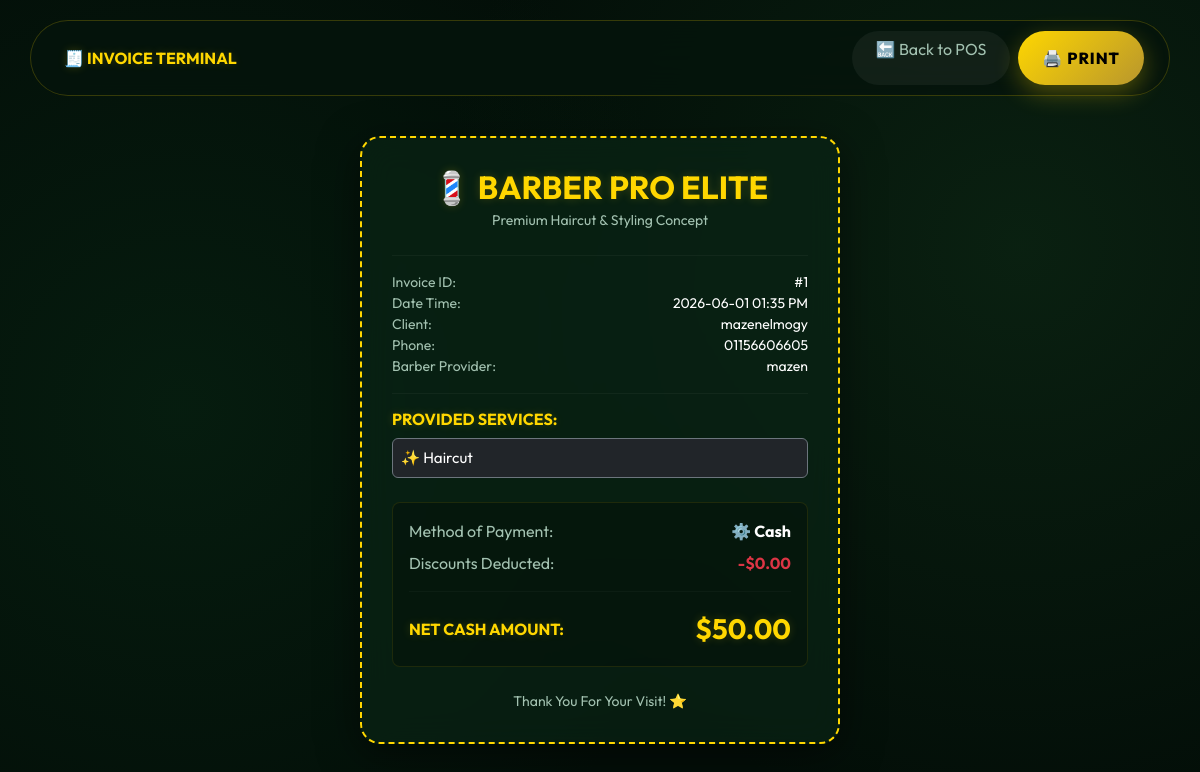
The app's page /receipt/1 (signed in) with its own data.
### app.py (models this page shows)
class Transaction(db.Model):
    id = db.Column(db.Integer, primary_key=True)
    name = db.Column(db.String(100), nullable=False)
    phone = db.Column(db.String(20))
    total_price = db.Column(db.Float)
    timestamp = db.Column(db.DateTime, default=datetime.now)
    client_id = db.Column(db.Integer, db.ForeignKey('client.id'), nullable=True)
    barber_id = db.Column(db.Integer, db.ForeignKey('barber.id'), nullable=True)
    barber_cut = db.Column(db.Float, default=0.0)
    barber = db.relationship('Barber', backref='transactions')
    payment_method = db.Column(db.String(20), default='Cash')
    discount = db.Column(db.Float, default=0.0)
    photo_filename = db.Column(db.String(255), nullable=True)
    products_list = db.relationship('TransactionProduct', backref='transaction', lazy=True, cascade="all, delete-orphan")
    services_list = db.relationship('TransactionService', backref='transaction', lazy=True, cascade="all, delete-orphan")
    @property
    def services(self):
        return ", ".join([ts.service_name for ts in self.services_list])

class Barber(db.Model):
    id = db.Column(db.Integer, primary_key=True)
    name = db.Column(db.String(100), nullable=False)
    commission_type = db.Column(db.String(20), default='percentage')
    commission_value = db.Column(db.Float, default=0.0)
    total_paid = db.Column(db.Float, default=0.0)
    balance = db.Column(db.Float, default=0.0)

class TransactionService(db.Model):
    id = db.Column(db.Integer, primary_key=True)
    transaction_id = db.Column(db.Integer, db.ForeignKey('transaction.id'), nullable=False)
    service_id = db.Column(db.Integer, db.ForeignKey('service.id'), nullable=True)
    service_name = db.Column(db.String(100), nullable=False)
    price_charged = db.Column(db.Float, nullable=False)

### app.py (the view)
@app.route('/receipt/<int:tx_id>')
@login_required
def receipt(tx_id):
    tx = Transaction.query.get_or_404(tx_id)
    return render_template('receipt.html', tx=tx)

### app.py (called while the page is built, shortened)
@login_manager.user_loader
def load_user(user_id):
    return User.query.get(int(user_id))

@app.context_processor
def inject_translations():
    lang = session.get('lang', 'en')
    translations = {}
    def t(key, default_english):
        return translations.get(key, default_english)
    return dict(t=t, current_lang=lang)

@app.context_processor
def inject_global_data():
    lang = session.get('lang', 'en')
    translations = {}
    def t(key, default_english):
        return translations.get(key, default_english)
    low_stock_count = 0
    if current_user.is_authenticated and current_user.role == 'owner':
        low_stock_count = Product.query.filter(Product.is_active == True, Product.stock <= Product.low_stock_threshold).count()
    return dict(t=t, current_lang=lang, low_stock_count=low_stock_count)

### templates/receipt.html (shortened to what this page needs)
<!DOCTYPE html>
<html lang="en">
<head>
    <link href="https://cdn.jsdelivr.net/npm/bootstrap@5.3.0/dist/css/bootstrap.min.css" rel="stylesheet">
    <link rel="stylesheet" href="{{ url_for('static', filename='style.css') }}">
</head>
<body>
    <nav class="navbar floating-nav sticky-top d-flex justify-content-between align-items-center">
        <span class="text-gold fw-bold ms-2">🧾 INVOICE TERMINAL</span>
        <div class="d-flex gap-2">
            <a href="/cashier" class="btn btn-outline-light rounded-pill px-4 border-0 text-sage" style="background: rgba(255,255,255,0.05);">🔙 Back to POS</a>
            <button onclick="window.print()" class="btn btn-gold rounded-pill px-4">🖨️ Print</button>
        </div>
    </nav>
    <div class="container">
        <div class="luxury-card receipt-box text-center">
            <h2 class="text-gold fw-bold mb-1">💈 BARBER PRO ELITE</h2>
            <p class="text-sage small mb-4">Premium Haircut & Styling Concept</p>
            <hr style="border-color: rgba(255,255,255,0.15);">
            <div class="text-start my-3 small">
                <div class="d-flex justify-content-between text-white"><span class="text-sage">Invoice ID:</span> <span>#{{ tx.id }}</span></div>
                <div class="d-flex justify-content-between text-white"><span class="text-sage">Date Time:</span> <span>{{ tx.timestamp.strftime('%Y-%m-%d %I:%M %p') }}</span></div>
                <div class="d-flex justify-content-between text-white"><span class="text-sage">Client:</span> <span>{{ tx.name }}</span></div>
                <div class="d-flex justify-content-between text-white"><span class="text-sage">Phone:</span> <span>{{ tx.phone }}</span></div>
                <div class="d-flex justify-content-between text-white"><span class="text-sage">Barber Provider:</span> <span>{{ tx.barber.name if tx.barber else 'N/A' }}</span></div>
            </div>
            <hr style="border-color: rgba(255,255,255,0.15);">
            <h6 class="text-gold text-start fw-bold mb-2">PROVIDED SERVICES:</h6>
            <div class="text-start text-white bg-dark p-2 rounded border border-secondary mb-4" style="font-size: 0.95rem;">
                ✨ {{ tx.services }}
            </div>
            <div class="p-3 my-3 rounded-3" style="background: rgba(0,0,0,0.25); border: 1px solid rgba(255,215,0,0.1);">
                <div class="d-flex justify-content-between mb-2">
                    <span class="text-sage">Method of Payment:</span>
                    <span class="text-white fw-bold">⚙️ {{ tx.payment_method }}</span>
                </div>
                <div class="d-flex justify-content-between mb-2">
                    <span class="text-sage">Discounts Deducted:</span>
                    <span class="text-danger fw-bold">-${{ "%.2f"|format(tx.discount or 0.0) }}</span>
                </div>
                <hr style="border-color: rgba(255,255,255,0.1);">
                <div class="d-flex justify-content-between align-items-center">
                    <span class="text-gold fw-bold">NET CASH AMOUNT:</span>
                    <span class="text-gold fw-bold fs-3">${{ "%.2f"|format(tx.total_price) }}</span>
                </div>
            </div>
            <p class="text-sage small text-center mt-4 mb-0">Thank You For Your Visit! ⭐</p>
        </div>
    </div>
</body>
</html>

### static/style.css (style rules this page uses)
:root { --bg-deep: #030e08; --card-bg: rgba(10, 38, 22, 0.65); --gold-bright: #FFD700; --gold-dark: #b8962d; --text-pure: #FFFFFF; --text-sage: #A3C2B1; --neon-glow: rgba(255, 215, 0, 0.3); --border-color: rgba(255, 215, 0, 0.15); }
body { background-color: var(--bg-deep); background-image: radial-gradient(circle at 15% 50%, rgba(10, 50, 25, 0.4), transparent 50%), radial-gradient(circle at 85% 30%, rgba(20, 60, 30, 0.4), transparent 50%); color: var(--text-pure); font-family: 'Outfit', sans-serif; min-height: 100vh; }
.luxury-card { background: var(--card-bg); backdrop-filter: blur(16px); -webkit-backdrop-filter: blur(16px); border: 1px solid var(--border-color); border-radius: 20px; padding: 28px; box-shadow: 0 10px 40px rgba(0, 0, 0, 0.5); transition: all 0.4s cubic-bezier(0.175, 0.885, 0.32, 1.275); }
.text-gold { color: var(--gold-bright) !important; text-shadow: 0 0 10px rgba(255, 215, 0, 0.2); }
.text-sage { color: var(--text-sage) !important; }
.btn-gold { background: linear-gradient(135deg, var(--gold-bright) 0%, var(--gold-dark) 100%) !important; color: #000000 !important; font-weight: 800 !important; text-transform: uppercase; letter-spacing: 1px; border: none !important; border-radius: 12px; padding: 15px 30px; box-shadow: 0 8px 25px var(--neon-glow); transition: 0.3s; }
.floating-nav { background: rgba(5, 20, 12, 0.85); backdrop-filter: blur(20px); border-radius: 100px; margin: 20px auto; padding: 10px 25px; border: 1px solid rgba(255, 215, 0, 0.2); width: 95%; }
.receipt-box { max-width: 480px; margin: 40px auto; padding: 30px; border: 2px dashed var(--gold-bright); background: var(--card-bg); }

### templates/receipt.html (style rules this page uses)
.receipt-box { max-width: 480px; margin: 40px auto; padding: 30px; border: 2px dashed var(--gold-bright); background: var(--card-bg); }

### records on screen
Transaction: id "1", timestamp "2026-06-01 01:35 PM", name "mazenelmogy", phone "01156606605", payment_method "Cash", discount "0.00", total_price "50.00"
Barber: barber "mazen"
TransactionService: services "Haircut"
